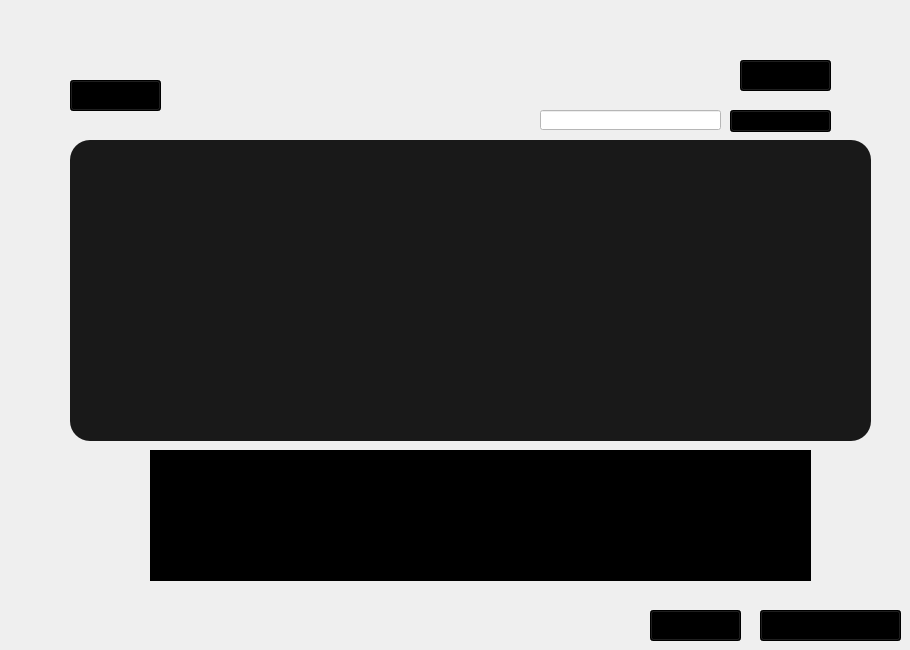
    <widget class="QWidget" name="commande_afficher">
     <widget class="QComboBox" name="filter">
      <property name="geometry">
       <rect>
        <x>730</x>
        <y>110</y>
        <width>101</width>
        <height>22</height>
       </rect>
      </property>
      <property name="styleSheet">
       <string notr="true">background-color:default;</string>
      </property>
      <item>
       <property name="text">
        <string/>
       </property>
      </item>
      <item>
       <property name="text">
        <string>date asc</string>
       </property>
      </item>
      <item>
       <property name="text">
        <string>date desc</string>
       </property>
      </item>
     </widget>
     <widget class="QTableView" name="tableView_3">
      <property name="geometry">
       <rect>
        <x>150</x>
        <y>450</y>
        <width>661</width>
        <height>131</height>
       </rect>
      </property>
      <property name="styleSheet">
       <string notr="true">background-color:black;
</string>
      </property>
     </widget>
     <widget class="QPushButton" name="pushButton_coupon">
      <property name="geometry">
       <rect>
        <x>650</x>
        <y>610</y>
        <width>91</width>
        <height>31</height>
       </rect>
      </property>
      <property name="styleSheet">
       <string notr="true">background-color: black;</string>
      </property>
      <property name="text">
       <string>coupon</string>
      </property>
     </widget>
     <widget class="QPushButton" name="afficher_coupon_4">
      <property name="geometry">
       <rect>
        <x>760</x>
        <y>610</y>
        <width>141</width>
        <height>31</height>
       </rect>
      </property>
      <property name="styleSheet">
       <string notr="true">background-color: black;</string>
      </property>
      <property name="text">
       <string>stat</string>
      </property>
     </widget>
     <widget class="QLineEdit" name="chercher">
      <property name="geometry">
       <rect>
        <x>540</x>
        <y>110</y>
        <width>181</width>
        <height>20</height>
       </rect>
      </property>
      <property name="styleSheet">
       <string notr="true">background-color: white;
color:black;</string>
      </property>
     </widget>
     <widget class="QTableView" name="tableView_commande">
      <property name="geometry">
       <rect>
        <x>70</x>
        <y>140</y>
        <width>801</width>
        <height>301</height>
       </rect>
      </property>
      <property name="styleSheet">
       <string notr="true">background-color :  #191919; 
border-radius : 20px;</string>
      </property>
     </widget>
     <widget class="QPushButton" name="pushButton_ajouterCommande">
      <property name="geometry">
       <rect>
        <x>70</x>
        <y>80</y>
        <width>91</width>
        <height>31</height>
       </rect>
      </property>
      <property name="styleSheet">
       <string notr="true">background-color: black;</string>
      </property>
      <property name="text">
       <string>ajouter</string>
      </property>
     </widget>
     <widget class="QPushButton" name="pushButton_ajouterCommande_2">
      <property name="geometry">
       <rect>
        <x>740</x>
        <y>60</y>
        <width>91</width>
        <height>31</height>
       </rect>
      </property>
      <property name="styleSheet">
       <string notr="true">background-color: black;</string>
      </property>
      <property name="text">
       <string>Arduino</string>
      </property>
     </widget>
    </widget>
